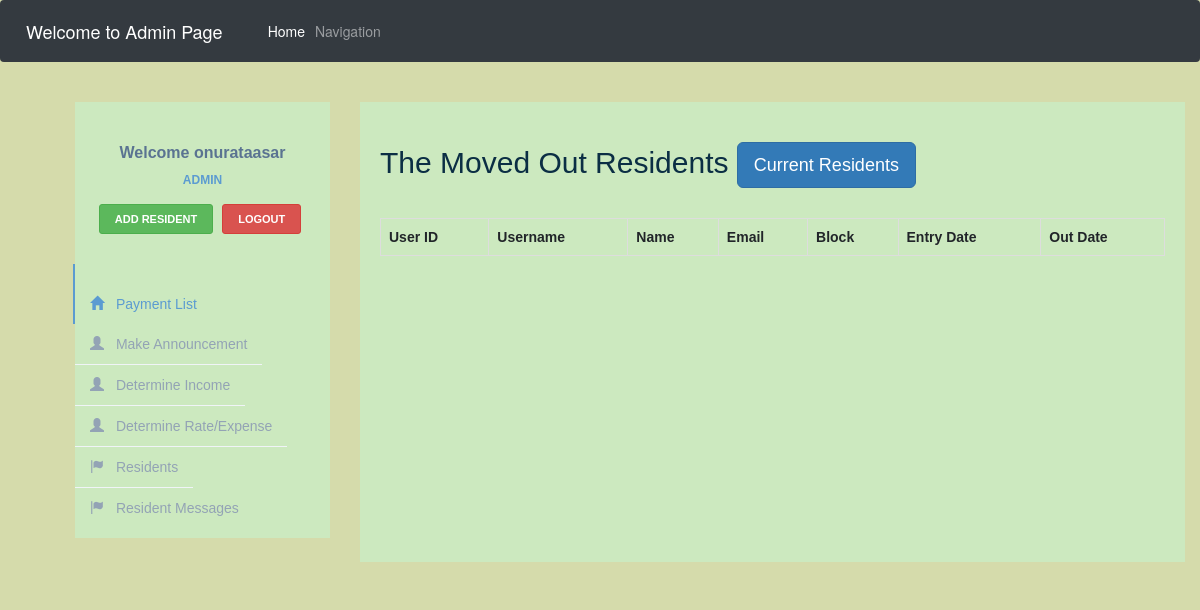
Page /olduserlist.php on the earlier database version.
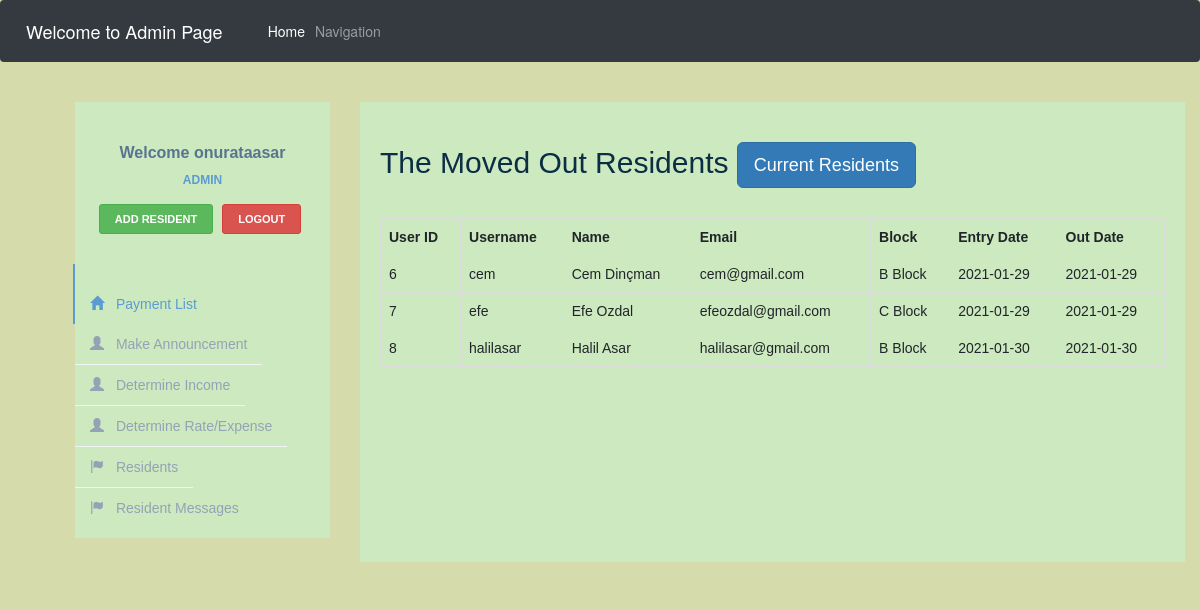
Same page on the later database version.
### tables this page shows
CREATE TABLE `users` (
  `userID` int(50) NOT NULL,
  `username` varchar(50) NOT NULL,
  `psw` varchar(50) NOT NULL,
  `name` varchar(50) NOT NULL,
  `email` varchar(100) NOT NULL,
  `block` varchar(7) NOT NULL DEFAULT 'A Block',
  `entrydate` date NOT NULL DEFAULT current_timestamp(),
  `outdate` date DEFAULT NULL,
  `status` tinyint(1) NOT NULL DEFAULT 1,
  `doorno` int(11) NOT NULL
);

### olduserlist.php (the view, shortened to what the changed rows need)
<!DOCTYPE html>
<html lang="en" dir="ltr">
<html>
<link rel="stylesheet" href="https://cdn.jsdelivr.net/npm/bootstrap@4.5.3/dist/css/bootstrap.min.css">
<link rel="stylesheet" href="userpage.css">
<link href="//maxcdn.bootstrapcdn.com/bootstrap/3.3.0/css/bootstrap.min.css" rel="stylesheet" id="bootstrap-css">
</head>
<body>
    <header>
        <div class="container">
            <div class="row profile">
                <div class="col-md-9">
                    <div class="profile-content">
                        <h2>The Moved Out Residents   <a href="userlist.php" class="btn btn-primary btn-lg" role="button" aria-disabled="true">Current Residents</a></h2>
                        <div class="userlist">
                        <?php
                            include "check.php";
                            $sql = "SELECT * FROM `users` WHERE status = 0";
                            $result = $conn->query($sql) or die("Failed to excecute the query $sql on $connection");
                            echo "<table id='users' class='table table-bordered'>
                          <tr>
                          <th>User ID</th>
                          <th>Username</th>
                          <th>Name</th>
                          <th>Email</th>
                          <th>Block</th>
                          <th>Entry Date</th>
                          <th>Out Date</th>
                          </tr>";
                            while ($row =  $result->fetch_assoc()) {
                                $userID = $row['userID'];
                                $uname = $row['username'];
                                $name = $row['name'];
                                $email = $row['email'];
                                $block = $row['block'];
                                $entrydate = $row['entrydate'];
                                $outdate = $row['outdate'];
                                    echo "<tr>
                        <td>$userID</td>
                        <td>$uname</td>
                        <td>$name</td>
                        <td>$email</td>
                        <td>$block</td>
                        <td>$entrydate</td>
                        <td>$outdate</td>
                        </tr>";
                            }
                            ?>
                        </div>
                        </div>
                    </div>
                </div>
            </div>
</body>
</html>
</header> <br>

Differences in the rows shown:
now on this page (row edited): users: userID "6", username "cem", name "Cem Dinçman", email "cem@gmail.com", block "B Block", entrydate "2021-01-29", outdate "2021-01-29"
added users: userID "7", username "efe", name "Efe Ozdal", email "efeozdal@gmail.com", block "C Block", entrydate "2021-01-29", outdate "2021-01-29"
added users: userID "8", username "halilasar", name "Halil Asar", email "halilasar@gmail.com", block "B Block", entrydate "2021-01-30", outdate "2021-01-30"
